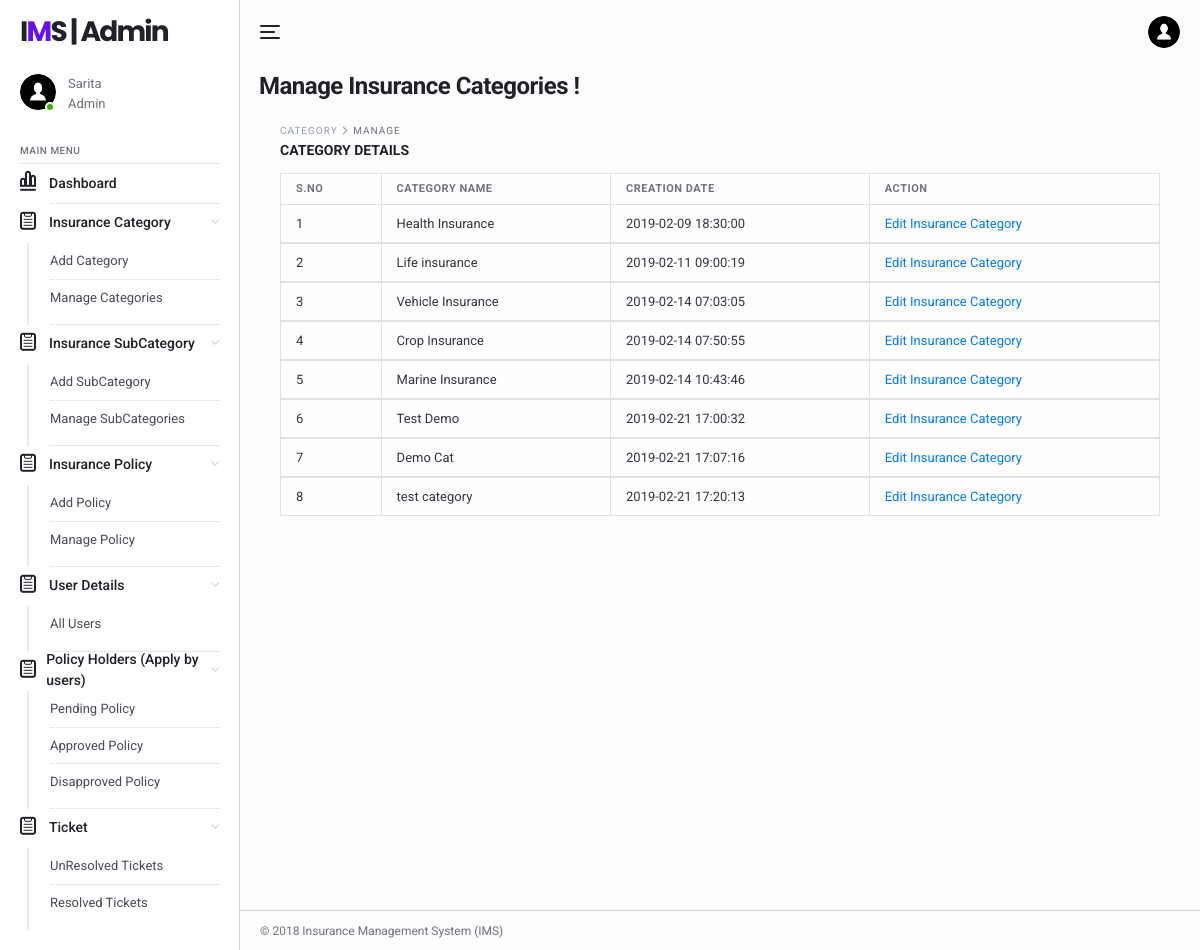
Screenshot of /ims/admin/manage-categories.php (signed in) with the database file from the repository.
### tables this page shows
CREATE TABLE `tblimsadmin` (
  `ID` int(11) NOT NULL,
  `AdminName` varchar(120) DEFAULT NULL,
  `AdminUsername` varchar(45) DEFAULT NULL,
  `Password` varchar(45) DEFAULT NULL,
  `AdminRegdate` timestamp NULL DEFAULT CURRENT_TIMESTAMP
);

CREATE TABLE `category` (
  `ID` int(11) NOT NULL,
  `CategoryName` varchar(45) DEFAULT NULL,
  `CreationDate` timestamp NULL DEFAULT CURRENT_TIMESTAMP
);

### ims/admin/manage-categories.php (the view, shortened to what this page needs)
<?php
include('includes/dbconnection.php');
if (strlen($_SESSION['aid']==0)) {
  header('location:logout.php');
  } else{
?>
<!DOCTYPE html>
<html lang="en">
  <head>
    <link href="../lib/fontawesome-free/css/all.min.css" rel="stylesheet">
    <link href="../lib/ionicons/css/ionicons.min.css" rel="stylesheet">
    <link href="../lib/typicons.font/typicons.css" rel="stylesheet">
    <link href="../lib/morris.js/morris.css" rel="stylesheet">
    <link href="../lib/flag-icon-css/css/flag-icon.min.css" rel="stylesheet">
    <link href="../lib/jqvmap/jqvmap.min.css" rel="stylesheet">
    <link rel="stylesheet" href="../css/azia.css">
  </head>
  <body class="az-body az-body-sidebar">
<?php include_once('includes/sidebar.php');?>
    <div class="az-content az-content-dashboard-two">
<?php include_once('includes/header.php');?>
      <div class="az-content-header d-block d-md-flex">
        <div>
          <h2 class="az-content-title mg-b-5 mg-b-lg-8">Manage Insurance Categories !</h2>
        </div>
      </div>
      <div class="az-content-body">
     <div class="az-content">
      <div class="container">
        <div class="az-content-body">
          <div class="az-content-breadcrumb">
            <span>Category </span>
            <span>Manage</span>
          </div>
          <div class="az-content-label mg-b-5">Category Details</div>
          <div class="table-responsive">
            <table class="table table-bordered mg-b-0">
              <thead>
                <tr>
                  <th>S.NO</th>
                  <th>Category Name</th>
                  <th>Creation Date</th>
                  <th>Action</th>
                </tr>
              </thead>
              <?php
$ret=mysqli_query($con,"select * from category");
$cnt=1;
while ($row=mysqli_fetch_array($ret)) {
?>
              <tbody>
                <tr>
                  <td><?php echo $cnt;?></td>
                  <td><?php  echo $row['CategoryName'];?></td>
                  <td><?php  echo $row['CreationDate'];?></td>
                  <td><a href="editcategory.php?editid=<?php echo $row['ID'];?>">Edit Insurance Category</a>
                </tr>
                <?php
$cnt=$cnt+1;
}?>
              </tbody>
            </table>
          </div>
            </div>
          </div>
        </div>
      </div>
    <?php include_once('includes/footer.php');?>
    </div>
  </body>
</html>
<?php }  ?>

### ims/admin/includes/sidebar.php
  <div class="az-sidebar">
      <div class="az-sidebar-header">
        <a href="#" class="az-logo">I<span>M</span>S | Admin</a>
      </div>
      <div class="az-sidebar-loggedin">
        <div class="az-img-user online"><img src="../img/user.png" alt=""></div>
        <div class="media-body">
                      <?php
$adminid=$_SESSION['aid'];
$ret=mysqli_query($con,"select AdminName from tblimsadmin where ID='$adminid'");
$row=mysqli_fetch_array($ret);
$name=$row['AdminName'];
?>
                  <span><?php echo $name; ?></span>
          <span>Admin</span>
        </div>
      </div>
      <div class="az-sidebar-body">
        <ul class="nav">
          <li class="nav-label">Main Menu</li>
            <li class="nav-item show">
            <a href="dashboard.php" class="nav-link"><i class="typcn typcn-chart-bar-outline"></i>Dashboard</a>
          </li>
          <li class="nav-item show">
            <a href="#" class="nav-link with-sub"><i class="typcn typcn-clipboard"></i>Insurance Category</a>
            <nav class="nav-sub">
              <a href="add-category.php" class="nav-sub-link">Add Category</a>
              <a href="manage-categories.php" class="nav-sub-link">Manage Categories</a>
            </nav>
          </li>
<li class="nav-item show">
            <a href="#" class="nav-link with-sub"><i class="typcn typcn-clipboard"></i>Insurance SubCategory</a>
            <nav class="nav-sub">
              <a href="add-subcategory.php" class="nav-sub-link">Add SubCategory</a>
              <a href="manage-subcategories.php" class="nav-sub-link">Manage SubCategories</a>
            </nav>
<li class="nav-item show">
            <a href="#" class="nav-link with-sub"><i class="typcn typcn-clipboard"></i>Insurance Policy</a>
            <nav class="nav-sub">
              <a href="policyform.php" class="nav-sub-link">Add Policy</a>
              <a href="manage-policyform.php" class="nav-sub-link">Manage Policy</a>
            </nav>
          </li>
          <li class="nav-item show">
            <a href="" class="nav-link with-sub"><i class="typcn typcn-clipboard"></i>User Details</a>
            <nav class="nav-sub">
              <a href="user-detail.php" class="nav-sub-link">All Users</a>
            </nav>
          </li>
<li class="nav-item show">
            <a href="#" class="nav-link with-sub"><i class="typcn typcn-clipboard"></i>Policy Holders (Apply by users)</a>
            <nav class="nav-sub">
              <a href="pending-policy.php" class="nav-sub-link">Pending Policy</a>
            <a href="approve-policy.php" class="nav-sub-link">Approved Policy</a>
            <a href="disapprove-policy.php" class="nav-sub-link">Disapproved Policy</a>
            </nav>
          </li>
          <li class="nav-item show">
            <a href="" class="nav-link with-sub"><i class="typcn typcn-clipboard"></i>Ticket</a>
            <nav class="nav-sub">
              <a href="unresolved-tickets.php" class="nav-sub-link">UnResolved Tickets</a>
              <a href="resolved-tickets.php" class="nav-sub-link">Resolved Tickets</a>
            </nav>
          </li>
        </ul>
      </div>
    </div>

### rows the page displays
tblimsadmin: AdminName "Sarita"
category: CategoryName "Health Insurance", CreationDate "2019-02-09 18:30:00"
category: CategoryName "Life insurance", CreationDate "2019-02-11 09:00:19"
category: CategoryName "Vehicle Insurance", CreationDate "2019-02-14 07:03:05"
category: CategoryName "Crop Insurance", CreationDate "2019-02-14 07:50:55"
category: CategoryName "Marine Insurance", CreationDate "2019-02-14 10:43:46"
category: CategoryName "Test Demo", CreationDate "2019-02-21 17:00:32"
category: CategoryName "Demo Cat", CreationDate "2019-02-21 17:07:16"
category: CategoryName "test category", CreationDate "2019-02-21 17:20:13"
